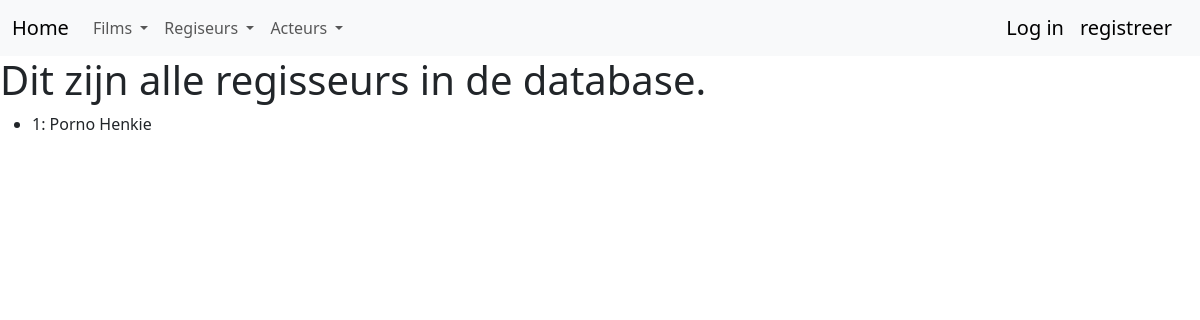
The page /listregisseurs on the database as committed earlier.
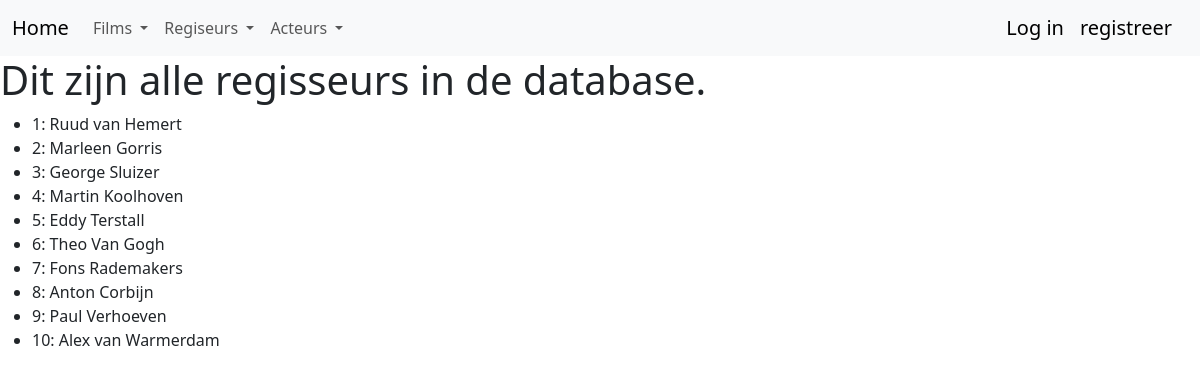
The same page on the database as committed later.
### myproject/models.py (models this page shows, shortened)
class Regisseur(db.Model):
    __tablename__ = 'regisseur'
    id = db.Column(db.Integer,primary_key=True,autoincrement=True)
    voornaam = db.Column(db.Text)
    achternaam = db.Column(db.Text)
    def __repr__(self):
        return f"{self.id}: {self.voornaam} {self.achternaam}"

### app.py (the view)
@app.route('/listregisseurs')
def list_regisseurs():
    regisseurs = Regisseur.query.all()
    return render_template('listregisseurs.html', regisseurs = regisseurs)

### myproject/templates/listregisseurs.html
{% extends "base.html" %}
{% block content %}
<div class="jumbotron">
  <h1>Dit zijn alle regisseurs in de database.</h1>
  <ul>
    {% for regisseur in regisseurs  %}
    <li>{{regisseur}}</li>
    {% endfor %}
  </ul>
</div>
{% endblock %}

### myproject/templates/base.html (shortened to what this page needs)
<!DOCTYPE html>
<html>
  <head>
    <link href="https://cdn.jsdelivr.net/npm/bootstrap@5.3.0-alpha1/dist/css/bootstrap.min.css" rel="stylesheet">
  </head>
  <body>
    <nav class="navbar navbar-expand-lg bg-body-tertiary">
      <div class="container-fluid">
        <a class="navbar-brand" href="{{ url_for('index') }}">Home</a>
        <div class="collapse navbar-collapse" id="navbarSupportedContent">
          <ul class="navbar-nav me-auto mb-2 mb-lg-0">
            <li class="nav-item dropdown">
              <a class="nav-link dropdown-toggle" href="#" role="button" data-bs-toggle="dropdown" aria-expanded="false">
                Films
              </a>
            </li>
            <li class="nav-item dropdown">
              <a class="nav-link dropdown-toggle" href="#" role="button" data-bs-toggle="dropdown" aria-expanded="false">
                Regiseurs
              </a>
            </li>
            <li class="nav-item dropdown">
                <a class="nav-link dropdown-toggle" href="#" role="button" data-bs-toggle="dropdown" aria-expanded="false">
                    Acteurs
                </a>
</li>
           </ul>
           {% if current_user.is_authenticated %}
           <a class="navbar-brand" href="{{ url_for('logout') }}">Log uit</a>
           {% else %}
           <a class="navbar-brand" href="{{ url_for('login') }}">Log in</a>
           <a class="navbar-brand" href="{{ url_for('register') }}">registreer</a>
           {% endif %}
        </div>
      </div>
    </nav>
{% block content %}
{% endblock %}
  </body>
</html>

Rows that differ between the two databases and show on the page:
changed Regisseur: id+voornaam+achternaam "1: Porno Henkie" → "1: Ruud van Hemert"
added Regisseur: id+voornaam+achternaam "2: Marleen Gorris"
added Regisseur: id+voornaam+achternaam "3: George Sluizer"
added Regisseur: id+voornaam+achternaam "4: Martin Koolhoven"
added Regisseur: id+voornaam+achternaam "5: Eddy Terstall"
added Regisseur: id+voornaam+achternaam "6: Theo Van Gogh"
added Regisseur: id+voornaam+achternaam "7: Fons Rademakers"
added Regisseur: id+voornaam+achternaam "8: Anton Corbijn"
added Regisseur: id+voornaam+achternaam "9: Paul Verhoeven"
added Regisseur: id+voornaam+achternaam "10: Alex van Warmerdam"
